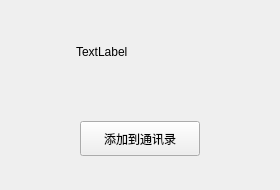
<?xml version="1.0" encoding="UTF-8"?>
<ui version="4.0">
 <class>FindSuccessDlg</class>
 <widget class="QWidget" name="FindSuccessDlg">
  <property name="geometry">
   <rect>
    <x>0</x>
    <y>0</y>
    <width>280</width>
    <height>190</height>
   </rect>
  </property>
  <property name="minimumSize">
   <size>
    <width>280</width>
    <height>190</height>
   </size>
  </property>
  <property name="maximumSize">
   <size>
    <width>280</width>
    <height>190</height>
   </size>
  </property>
  <property name="windowTitle">
   <string>Form</string>
  </property>
  <layout class="QVBoxLayout" name="verticalLayout">
   <item>
    <widget class="QWidget" name="widget" native="true">
     <layout class="QHBoxLayout" name="horizontalLayout">
      <item>
       <widget class="QLabel" name="head_lab">
        <property name="minimumSize">
         <size>
          <width>50</width>
          <height>50</height>
         </size>
        </property>
        <property name="maximumSize">
         <size>
          <width>50</width>
          <height>50</height>
         </size>
        </property>
        <property name="text">
         <string/>
        </property>
       </widget>
      </item>
      <item>
       <widget class="QLabel" name="name_lab">
        <property name="text">
         <string>TextLabel</string>
        </property>
       </widget>
      </item>
      <item>
       <spacer name="horizontalSpacer">
        <property name="orientation">
         <enum>Qt::Horizontal</enum>
        </property>
        <property name="sizeHint" stdset="0">
         <size>
          <width>126</width>
          <height>20</height>
         </size>
        </property>
       </spacer>
      </item>
     </layout>
    </widget>
   </item>
   <item>
    <widget class="QWidget" name="widget_2" native="true">
     <layout class="QHBoxLayout" name="horizontalLayout_2">
      <item>
       <widget class="ClickedBtn" name="add_friend_btn">
        <property name="minimumSize">
         <size>
          <width>120</width>
          <height>35</height>
         </size>
        </property>
        <property name="maximumSize">
         <size>
          <width>120</width>
          <height>35</height>
         </size>
        </property>
        <property name="text">
         <string>添加到通讯录</string>
        </property>
       </widget>
      </item>
     </layout>
    </widget>
   </item>
  </layout>
 </widget>
 <customwidgets>
  <customwidget>
   <class>ClickedBtn</class>
   <extends>QPushButton</extends>
   <header location="global">clickedbtn.h</header>
  </customwidget>
 </customwidgets>
 <resources/>
 <connections/>
</ui>
